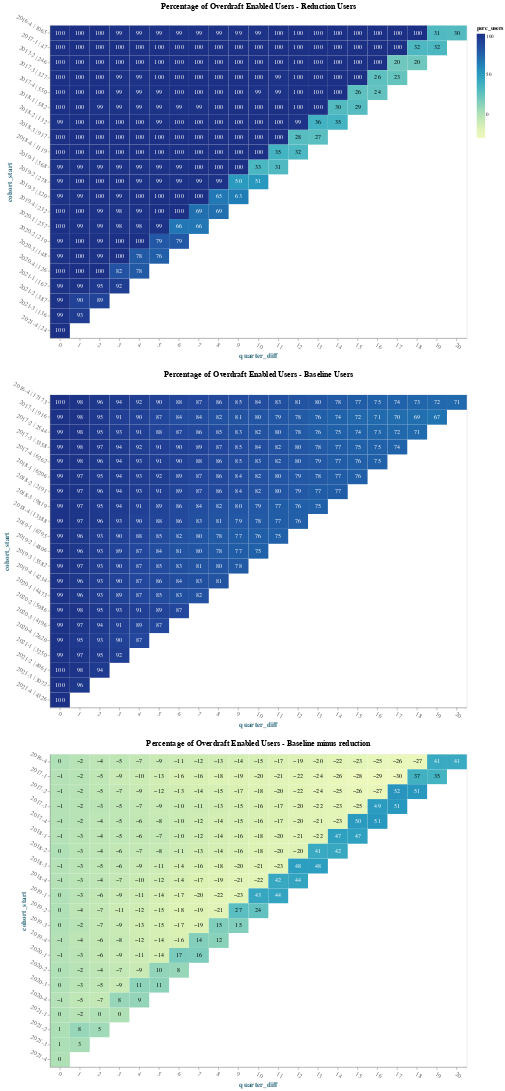

The cell this chart's notebook holds for it:
### Code cell
graph("perc_users", "Percentage of Overdraft Enabled Users", alt.datum.perc_users < 40)

### Figure 1 — Vega-Lite specification as saved in the notebook (floating-point values rounded to 4 significant figures; data arrays with more than 128 entries replaced by an {"elided": "..."} marker saying what was removed)
{"config": {"view": {"continuousWidth": 400, "continuousHeight": 300}, "axis": {"grid": false, "labelAngle": 30, "labelColor": "#666666", "labelFontSize": 12, "titleColor": "#266678", "titleFontSize": 14}, "title": {"fontSize": 15}}, "vconcat": [{"layer": [{"mark": "rect", "encoding": {"color": {"field": "perc_users", "type": "quantitative"}, "tooltip": [{"field": "cohort_start", "type": "nominal"}, {"field": "quarter_diff", "type": "quantitative"}, {"field": "perc_users", "type": "quantitative"}], "x": {"field": "quarter_diff", "type": "ordinal"}, "y": {"field": "cohort_start", "type": "ordinal"}}, "height": 600, "width": 800}, {"mark": {"type": "text", "baseline": "middle"}, "encoding": {"color": {"condition": {"value": "black", "test": "(datum.perc_users < 40)"}, "value": "white"}, "text": {"field": "perc_users", "type": "quantitative"}, "tooltip": [{"field": "cohort_start", "type": "nominal"}, {"field": "quarter_diff", "type": "quantitative"}, {"field": "perc_users", "type": "quantitative"}], "x": {"field": "quarter_diff", "type": "ordinal"}, "y": {"field": "cohort_start", "type": "ordinal"}}, "height": 600, "width": 800}], "data": {"name": "data-d51af2088b7649e3c19f0a0167f5ba92"}, "title": "Percentage of Overdraft Enabled Users - Reduction Users"}, {"layer": [{"mark": "rect", "encoding": {"color": {"field": "perc_users", "type": "quantitative"}, "tooltip": [{"field": "cohort_start", "type": "nominal"}, {"field": "quarter_diff", "type": "quantitative"}, {"field": "perc_users", "type": "quantitative"}], "x": {"field": "quarter_diff", "type": "ordinal"}, "y": {"field": "cohort_start", "type": "ordinal"}}, "height": 600, "width": 800}, {"mark": {"type": "text", "baseline": "middle"}, "encoding": {"color": {"condition": {"value": "black", "test": "(datum.perc_users < 40)"}, "value": "white"}, "text": {"field": "perc_users", "type": "quantitative"}, "tooltip": [{"field": "cohort_start", "type": "nominal"}, {"field": "quarter_diff", "type": "quantitative"}, {"field": "perc_users", "type": "quantitative"}], "x": {"field": "quarter_diff", "type": "ordinal"}, "y": {"field": "cohort_start", "type": "ordinal"}}, "height": 600, "width": 800}], "data": {"name": "data-8f0ab38df8b70ced055a49af068a6651"}, "title": "Percentage of Overdraft Enabled Users - Baseline Users"}, {"layer": [{"mark": "rect", "encoding": {"color": {"field": "perc_users", "type": "quantitative"}, "tooltip": [{"field": "cohort_start", "type": "nominal"}, {"field": "quarter_diff", "type": "quantitative"}, {"field": "perc_users", "type": "quantitative"}], "x": {"field": "quarter_diff", "type": "ordinal"}, "y": {"field": "cohort_start", "type": "ordinal"}}, "height": 600, "width": 800}, {"mark": {"type": "text", "baseline": "middle"}, "encoding": {"color": {"condition": {"value": "black", "test": "(datum.perc_users < 40)"}, "value": "white"}, "text": {"field": "perc_users", "type": "quantitative"}, "tooltip": [{"field": "cohort_start", "type": "nominal"}, {"field": "quarter_diff", "type": "quantitative"}, {"field": "perc_users", "type": "quantitative"}], "x": {"field": "quarter_diff", "type": "ordinal"}, "y": {"field": "cohort_start", "type": "ordinal"}}, "height": 600, "width": 800}], "data": {"name": "data-4b6621755754792233f12c86edb9e6bb"}, "title": "Percentage of Overdraft Enabled Users - Baseline minus reduction"}], "$schema": "https://vega.github.io/schema/vega-lite/v4.17.0.json", "datasets": {"data-d51af2088b7649e3c19f0a0167f5ba92": {"elided": "231 records"}, "data-8f0ab38df8b70ced055a49af068a6651": {"elided": "231 records"}, "data-4b6621755754792233f12c86edb9e6bb": {"elided": "231 records"}}}
